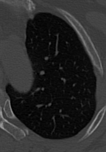
#> input picture SampleData/1.png, 106 x 152 px
$ python roughDensityThresholding.py SampleData/1.png
#> lines starting #> are read from the running program, lines starting #| are printed output that depends on the picture
# matplotlib.use('TkAgg')
import cv2
import numpy as np
import random
import matplotlib.pyplot as plt
from sys import argv
import multiprocessing as mp
import os
import time

ix = 0
iy = 0
coords = []
args = argv
Theta = 40
NUM_WORKERS = os.cpu_count() - 1  # optimal is 6 workers
Visited = None
CLUSTERS = None


# [102 lines left out: functions onclick, Choose_initiator, eight_Neighbor, initiator, new_initiator, find_clusters, not called in this run]


def cluster(IMAGE_PATH, Threshold=70):
#> called with IMAGE_PATH = 'SampleData/1.png', Threshold = 70
    global Theta, Visited, CLUSTERS
    image = cv2.imread(IMAGE_PATH, 0)
#> image is the input picture: shape (152, 106); min 0, max 156, mean 41.7

    ROI_pixels = []
    # n_workers = mp.cpu_count()-1        # use all but 1 available processors
    n_workers = 7  # optimal processor count as per experiments
    print(f"Starting segmentation with {n_workers} processes")
    for i in range(0, image.shape[0]):
        for j in range(0, image.shape[1]):
            if Threshold <= image[i, j] <= 255:
                ROI_pixels.append((i, j))
            else:
                image[i, j] = 0
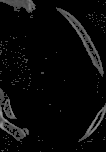
#> image: shape (152, 106); min 0, max 156, mean 9.7
#> (the run stopped early here; a loop or call above may not have finished)

$ run again, on SampleData/2.png
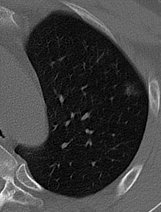
#> input picture SampleData/2.png, 161 x 212 px
#> in cluster, image is the input picture: shape (212, 161); min 0, max 255, mean 63.7
#> after the loop in cluster, `for i in range(0, image.shape[0]):`:
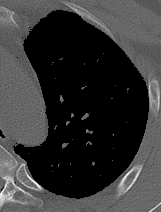
#> image: shape (212, 161); min 0, max 255, mean 53.2

$ run again, on SampleData/3.png
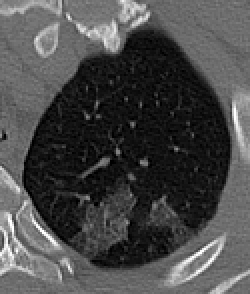
#> input picture SampleData/3.png, 125 x 147 px (shown 2 times larger)
#> in cluster, image is the input picture: shape (147, 125); min 0, max 255, mean 73.9
#> after the loop in cluster, `for i in range(0, image.shape[0]):`:
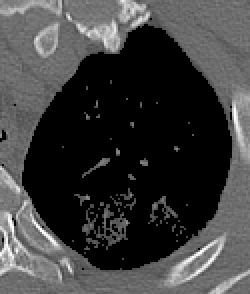
#> image: shape (147, 125) (shown 2 times larger); min 0, max 255, mean 62.5

$ run again, on SampleData/4.png
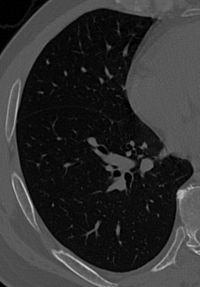
#> input picture SampleData/4.png, 200 x 287 px
#> in cluster, image is the input picture: shape (287, 200); min 0, max 213, mean 48.5
#> after the loop in cluster, `for i in range(0, image.shape[0]):`:
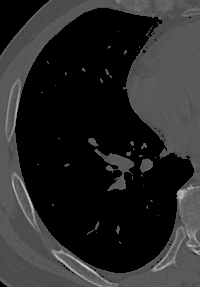
#> image: shape (287, 200); min 0, max 213, mean 40.6
